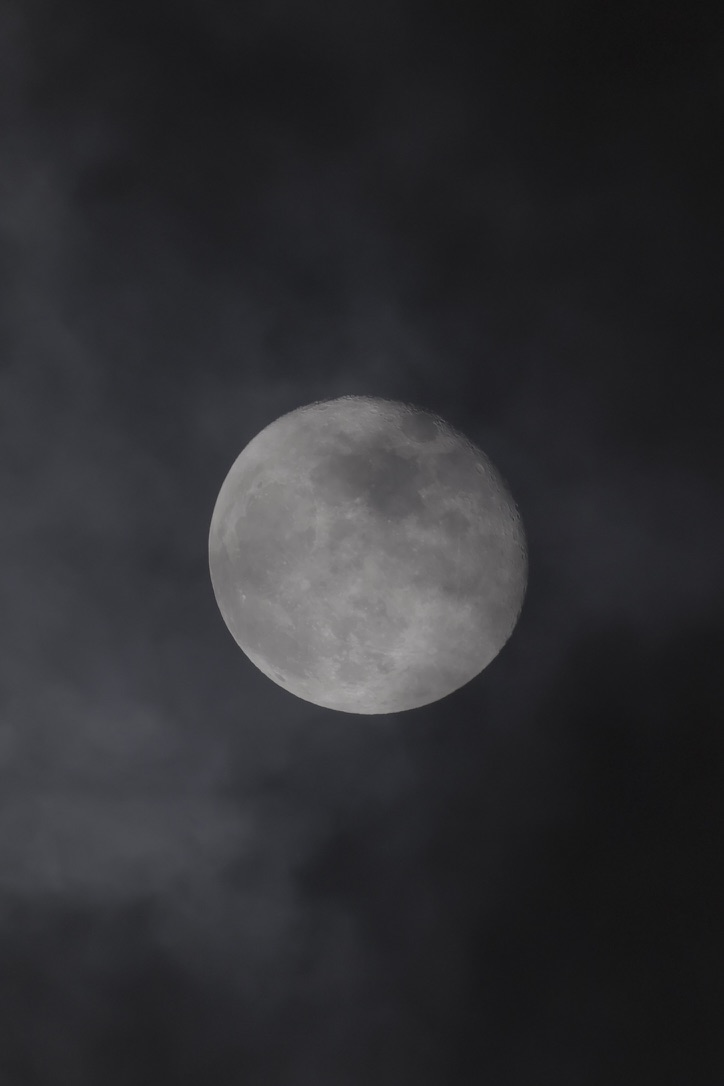
%> input picture Gaussian lowpass filters/Moon.jpeg, 724 x 1086 px; its folder holds only this picture in this run
$ octave GaussianLowpass.m   (GNU Octave 9; MATLAB toolbox functions it lacks are replaced by stand-ins)
%> lines starting %> are read from the running program, lines starting %| are printed output that depends on the picture
### Gaussian lowpass filters/processImage.m
function processImage(filename)
%> called with filename = 'Moon.jpeg'
% Gaussian Lowpass Filter in Frequency Domain
% HW3 - Gaussian Lowpass Filters

    [~, name, ~] = fileparts(filename);

    % Read image and convert to grayscale double
    img = imread(filename);
%> img is the input picture: size 1086x724x3 uint8; mean R, G, B 46.6, 46.6, 49.7
    if size(img, 3) == 3
        img = rgb2gray(img);
%> img: size 1086x724 uint8
    end
    img = double(img);
%> img: size 1086x724 double

    [M, N] = size(img);
%> M = 1086; N = 724

    % Compute 2D DFT and shift
    F = fft2(img);
    F_shifted = fftshift(F);

    % Build distance matrix D(u,v) from center
    u = 0:M-1;
%> u = 1086 values from 0 to 1085
    v = 0:N-1;
%> v = 724 values from 0 to 723
    u = ifftshift(u - floor(M/2));
    v = ifftshift(v - floor(N/2));
    [V, U] = meshgrid(v, u);
    D = sqrt(U.^2 + V.^2);

    % Cutoff frequencies to test
    D0_list = [100, 300, 600, 1600];

    figure('Name', name, 'NumberTitle', 'off');
    num_cols = length(D0_list) + 1;

    % Original image
    subplot(2, num_cols, 1);
    imshow(uint8(img));
    title('Original');

    % Log magnitude of original spectrum
    magnitude_orig = log(1 + abs(F_shifted));
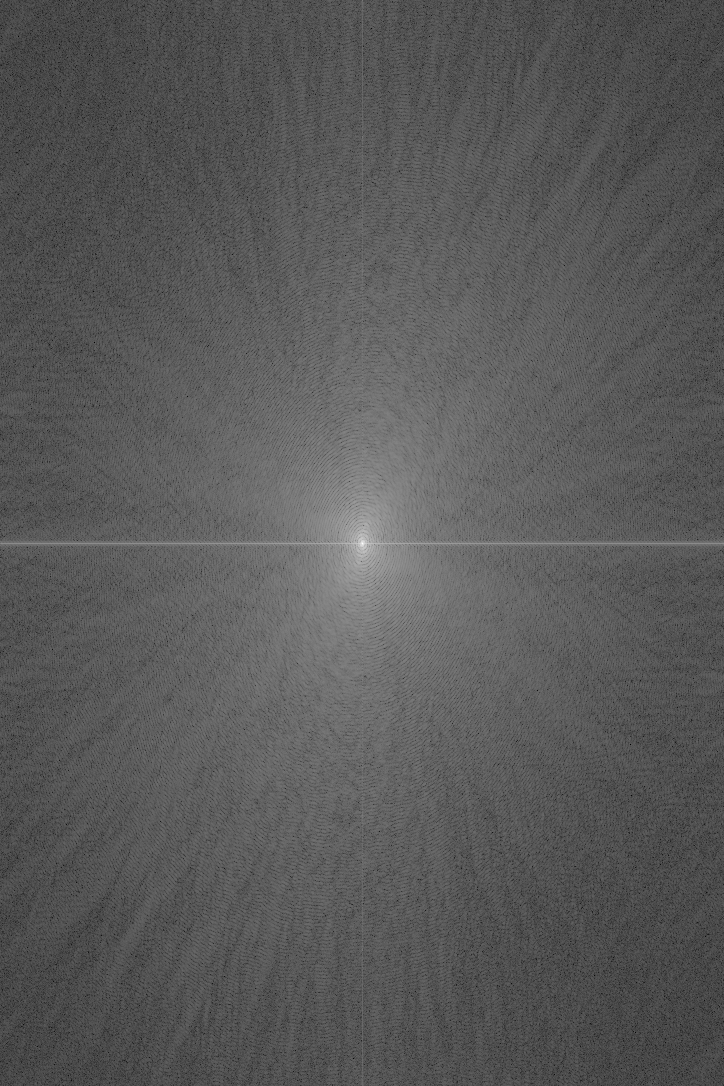
%> magnitude_orig: size 1086x724 double; min 0.54, max 17.42, mean 6.45; drawn with min black and max white
    subplot(2, num_cols, num_cols + 1);
    imshow(magnitude_orig, []);
    title('Original Spectrum');
    colormap(gca, 'jet');

    for k = 1:length(D0_list)
        D0 = D0_list(k);

        % Gaussian lowpass filter mask: H = exp(-D^2 / (2*D0^2))
        H = exp(-(D .^ 2) / (2 * D0^2));

        % Apply filter in frequency domain
        G_shifted = H .* F_shifted;
        G = ifftshift(G_shifted);

        % Inverse DFT to get filtered image
        g = real(ifft2(G));
        g = uint8(g);

        % Display filtered image
        subplot(2, num_cols, k + 1);
        imshow(g);
        title(sprintf('D_0 = %d', D0));

        % Display filter mask spectrum
        subplot(2, num_cols, num_cols + k + 1);
        imshow(log(1 + abs(G_shifted)), []);
        title(sprintf('Filtered Spectrum (D_0=%d)', D0));
        colormap(gca, 'jet');

        fprintf('Image: %s | D0 = %3d | Output range: [%d, %d]\n', ...
            filename, D0, min(g(:)), max(g(:)));
    end
%> this loop made 4 passes
%| Image: Moon.jpeg | D0 = 100 | Output range: [0, 3]
%| Image: Moon.jpeg | D0 = 300 | Output range: [0, 31]
%| Image: Moon.jpeg | D0 = 600 | Output range: [8, 101]
%| Image: Moon.jpeg | D0 = 1600 | Output range: [15, 158]
%> pass 1, in processImage, `g = real(ifft2(G));`:
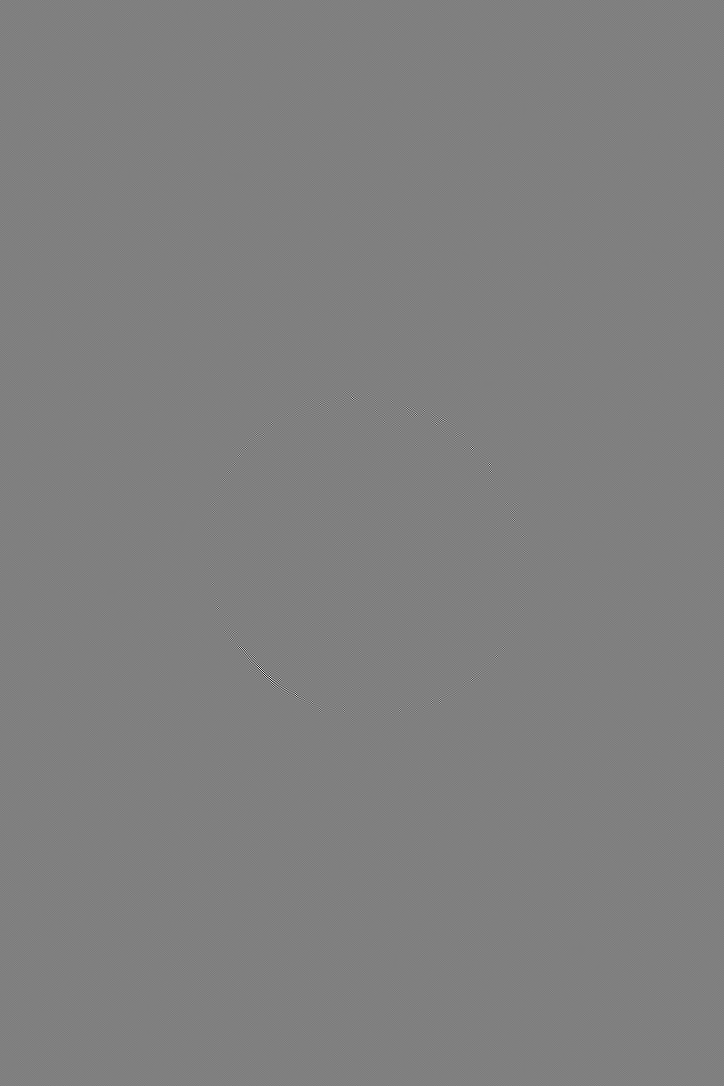
%> g: size 1086x724 double; min -2.69, max 2.67, mean 2.65e-08; drawn with min black and max white
%> pass 1, in processImage, `g = uint8(g);`:
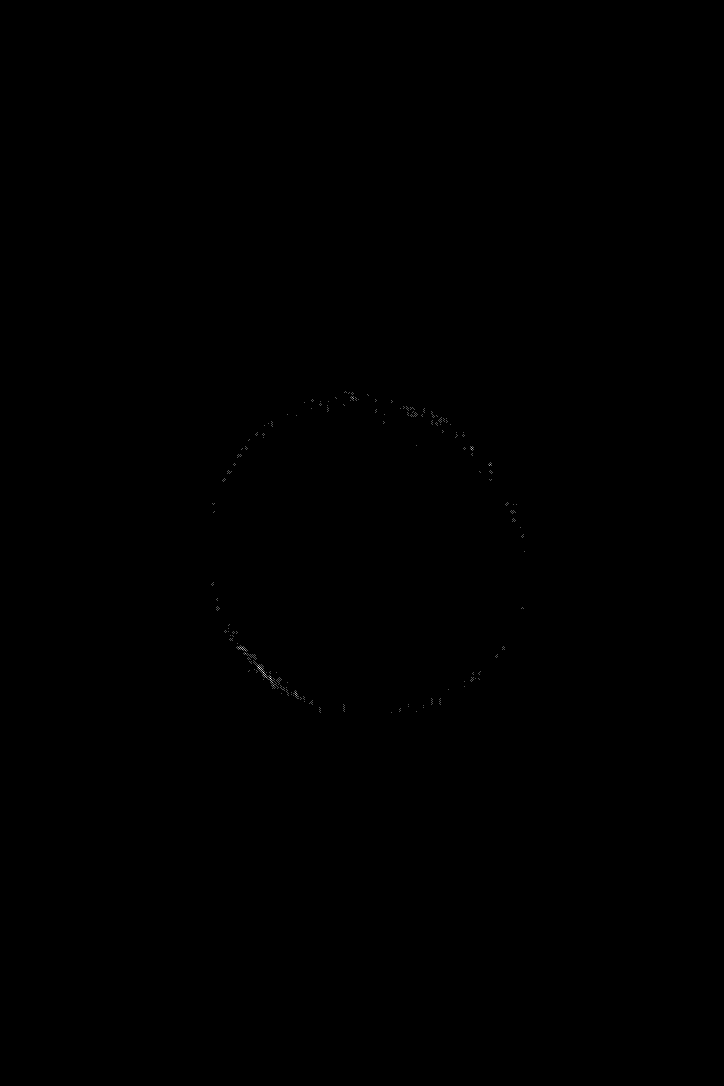
%> g: size 1086x724 uint8; min 0, max 3, mean 0.000851; drawn with min black and max white
%> pass 1, in processImage, `imshow(log(1 + abs(G_shifted)), []);`:
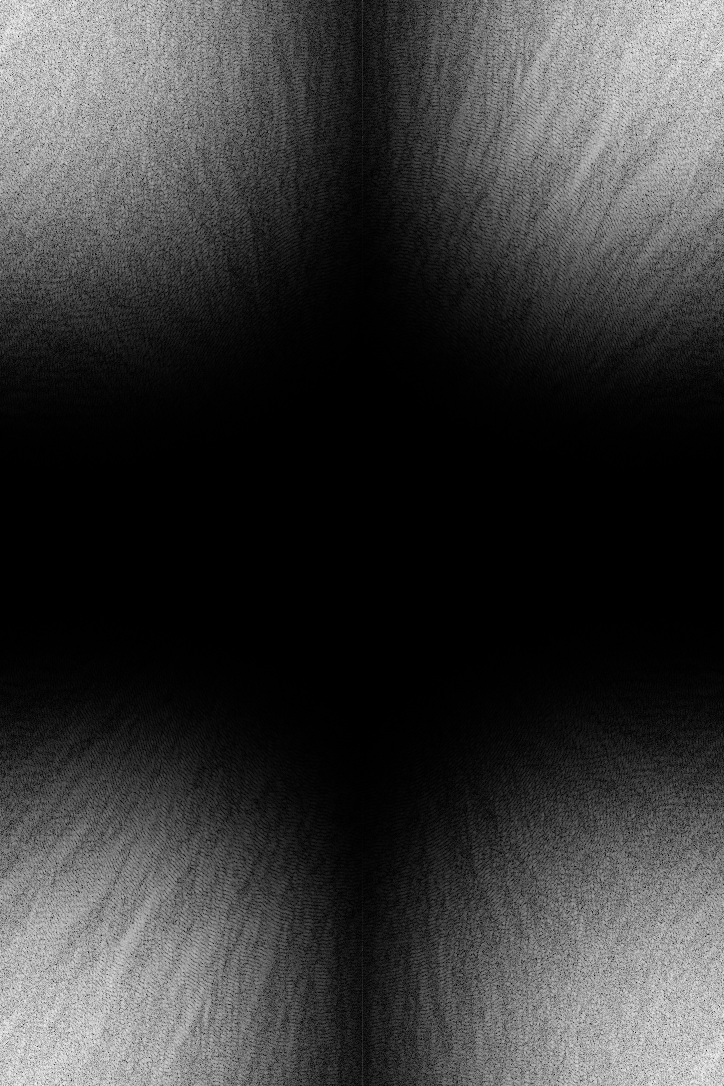
%> displayed picture: size 1086x724, on the screen's scale of 0 to 255; min 0, max 255, mean 57.6
%> pass 2, in processImage, `g = real(ifft2(G));`:
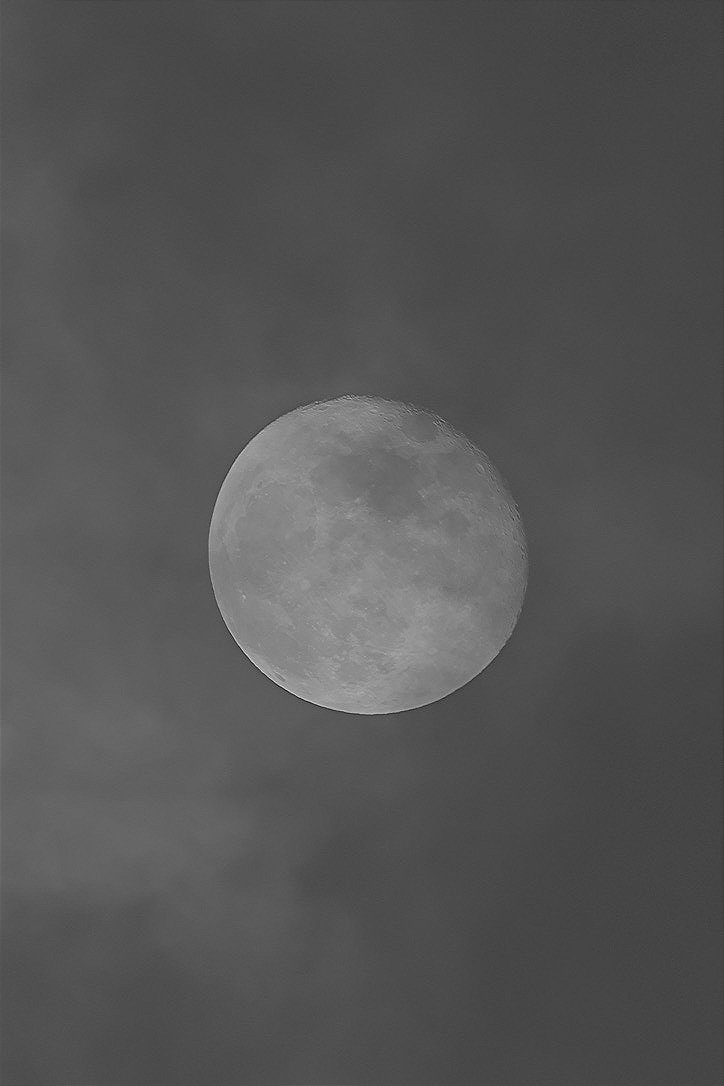
%> g: size 1086x724 double; min -8.77, max 30.78, mean 4.4; drawn with min black and max white

    sgtitle(['Gaussian Lowpass Filter - ', name], 'Interpreter', 'none');
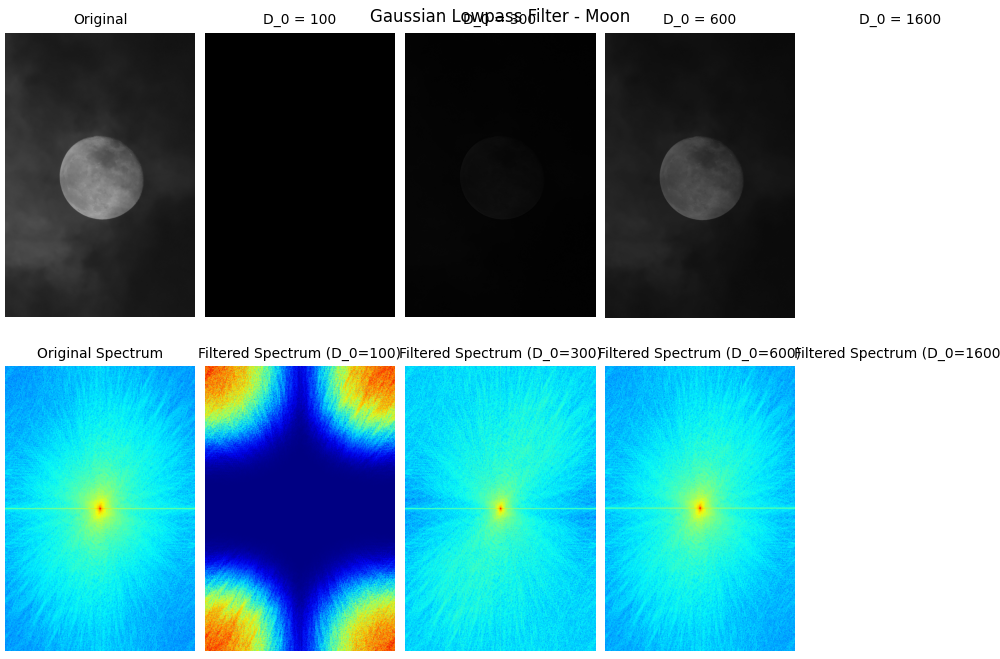
%> figure redrawn from the program's plot data, 10 panels

    save_figure(filename);

end

### Gaussian lowpass filters/save_figure.m
function save_figure(picture_name)
    [~, base_name, ~] = fileparts(picture_name);
    if ~exist('result', 'dir')
        mkdir('result');
    end
    output_filename = fullfile('result', base_name + "_result.png");
    exportgraphics(gcf, output_filename, 'Resolution', 1200);
end

### Gaussian lowpass filters/GaussianLowpass.m
close all; clear; clc;

% Read all images in current folder
fileList = [dir('*.jpeg'); dir('*.jpg'); dir('*.png'); dir('*.tiff'); dir('*.tif'); dir('*.bmp')];

for f = 1:length(fileList)
    processImage(fileList(f).name);
end
